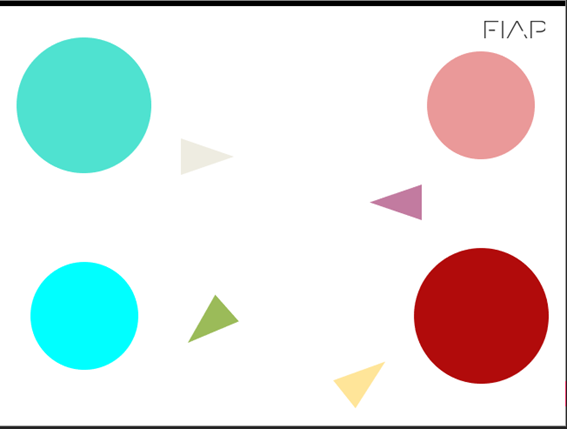
#> input picture Nac_Python/circulo.png, 567 x 429 px
$ python R2.py
#> lines starting #> are read from the running program, lines starting #| are printed output that depends on the picture; after the words box and inside, x2 and y2 are one past the last pixel; in counts of white or black regions, pixels touching at a corner belong together
from inspect import _void
import math
import cv2
from matplotlib import pyplot as plt
import numpy as np

img = cv2.imread('circulo.png')
#> img is the input picture: shape (429, 567, 3); mean B, G, R 226.9, 228.5, 223.4

img_rgb = cv2.cvtColor(img, cv2.COLOR_BGR2RGB)
img_hsv = cv2.cvtColor(img, cv2.COLOR_BGR2HSV)
#> img_hsv: shape (429, 567, 3); mean H, S, V 9.8, 38.2, 241.8


# Definição dos valores minimo e max da mascara
# o magenta tem h=300 mais ou menos ou 150 para a OpenCV
image_lower_hsv = np.array([0, 150, 100])
image_upper_hsv = np.array([140, 255, 230])


mask_hsv = cv2.inRange(img_hsv, image_lower_hsv, image_upper_hsv)
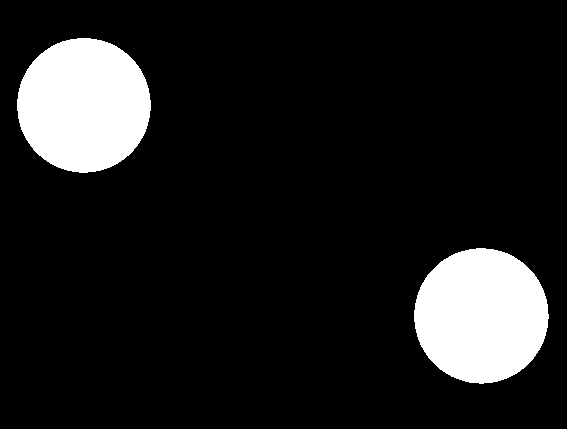
#> mask_hsv: shape (429, 567); 11.7% white; 2 white regions

contornos, _ = cv2.findContours(mask_hsv, cv2.RETR_TREE, cv2.CHAIN_APPROX_SIMPLE)
#> contornos = 2 contours; box (x1, y1, x2, y2) and area: (414, 248, 549, 384) 14078, (17, 38, 151, 173) 13951

mask_rgb = cv2.cvtColor(mask_hsv, cv2.COLOR_GRAY2RGB)
#> mask_rgb: shape (429, 567, 3); 11.7% white; 2 white regions
contornos_img = mask_rgb.copy() # Cópia da máscara para ser desenhada "por cima"

def get_contour_areas(contours):

    all_areas= []

    for cnt in contours:
        area= cv2.contourArea(cnt)
        all_areas.append(area)

    return all_areas

sorted_contours= sorted(contornos, key=cv2.contourArea, reverse= True)
#> sorted_contours has the same summary as contornos


largest_item= sorted_contours[0], sorted_contours[1]
#> largest_item has the same summary as contornos


cv2.drawContours(contornos_img, largest_item, -1, [0, 255, 0], 5)

cnt = largest_item
#> cnt has the same summary as contornos

M = cv2.moments(cnt[0]), cv2.moments(cnt[1])

cx = int(M[0]['m10']/M[0]['m00']),int(M[1]['m10']/M[1]['m00'])
#> cx = (480, 83)
cy = int(M[0]['m01']/M[0]['m00']),int(M[1]['m01']/M[1]['m00'])
#> cy = (315, 104)


size = 20
color = (128,128,0)


cv2.line(contornos_img,(cx[0] - size,cy[0]),(cx[0] + size,cy[0]),color,5)
cv2.line(contornos_img,(cx[0],cy[0] - size),(cx[0], cy[0] + size),color,5)
cv2.line(contornos_img,(cx[1] - size,cy[1]),(cx[1] + size,cy[1]),color,5)
cv2.line(contornos_img,(cx[1],cy[1] - size),(cx[1], cy[1] + size),color,5)

# Para escrever vamos definir uma fonte

font = cv2.FONT_HERSHEY_SIMPLEX
text = cy , cx
#> text = ((315, 104), (480, 83))
origem = (0,50)


cv2.putText(contornos_img, str(text), origem, font,1,(200,50,0),2,cv2.LINE_AA)
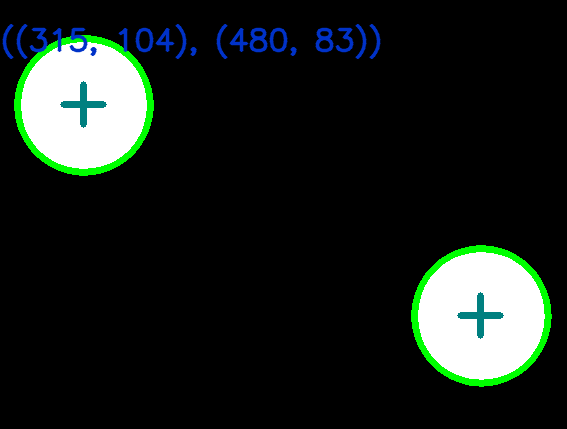
#> contornos_img: shape (429, 567, 3); mean B, G, R 28.2, 32.1, 25.2

start_point = (cx[0], cy[0])
#> start_point = (480, 315)
end_point = (cx[1], cy[1])
#> end_point = (83, 104)
line = cv2.line(contornos_img,start_point, end_point, color, 5)

myradians = math.atan2(480-315, 83-104)
mydegrees = math.degrees(myradians)
print(mydegrees)

fig = plt.figure(figsize=(20,20))
plt.subplot(1, 2, 1)
plt.imshow(img_rgb)
plt.subplot(1, 2, 2)
plt.imshow(contornos_img, cmap="Greys_r", vmin=0, vmax=255)
plt.show()
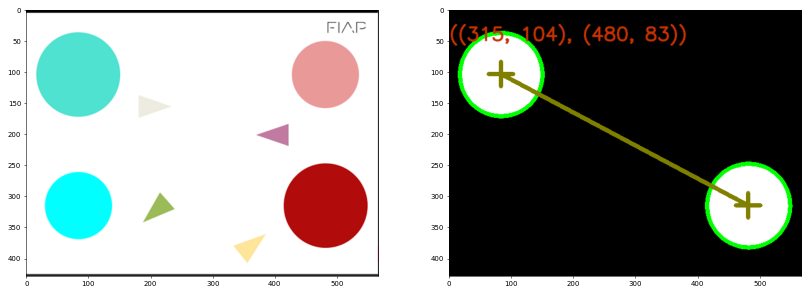
#> figure drawn by matplotlib, 2 panels; B, G, R data is drawn as R, G, B
